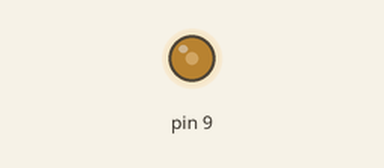
Bench run of a sketch on a simulated Arduino Uno, built with avr-gcc and run on an emulated ATmega328P. Parts: output pins drawn as LEDs (lit = HIGH). What the sketch prints to the serial monitor is not drawn.

Above: at 0.1 s.
Timing chart, 0 to 1.6 s (numbered marks = the images above):
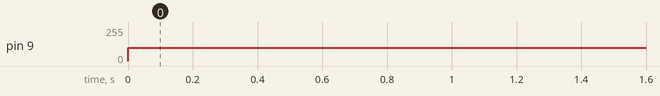

Measured:
- by itself, pin 9: 0/255 → 100/255 at 0.00 s

The sketch:

TestAnalogWrite.ino
```cpp
void setup() {
  Serial.begin(9600);
  Serial.println("Vout");
  // put your setup code here, to run once:

}

void loop() {
  analogWrite(9, 100);

  delay(50);
  // put your main code here, to run repeatedly:

}
```
